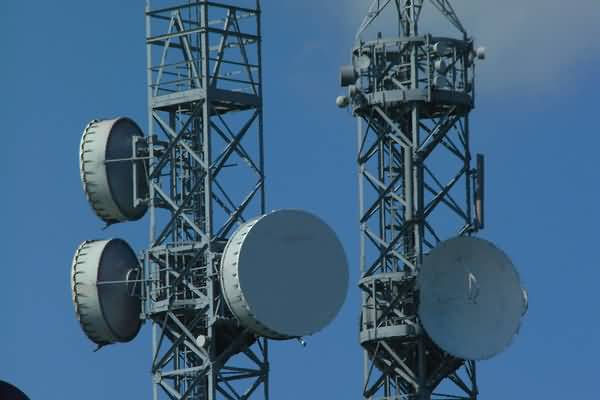
//> input picture deps/freeimage/TestAPI/exif.jpg, 600 x 400 px
$ ./phase_correlation ../../../../deps/freeimage/TestAPI/exif.jpg ../../../../deps/freeimage/TestAPI/sample.png   (built with g++ and OpenCV 4)
//> lines starting //> are read from the running program, lines starting //| are printed output that depends on the picture
/*
 * phase_correlation:
 * load 2 images and calculate phase correlation
 *
 * Author:
 * Nashruddin Amin (http://www.nasrudin.com)
 */

#include <stdio.h>
#include <cv.h>
#include <highgui.h>
#include <fftw3.h>

void phase_correlation( IplImage *ref, IplImage *tpl, IplImage *poc );

int main( int argc, char** argv )
{
	IplImage *tpl = 0;
	IplImage *ref = 0;
	IplImage *poc = 0;

	if( argc < 3 ) {
		fprintf( stderr, "Usage: phase_correlation <image1> <image2>\n" );
		return 1;
	}

	/* load reference image */
	ref = cvLoadImage( argv[1], CV_LOAD_IMAGE_GRAYSCALE );
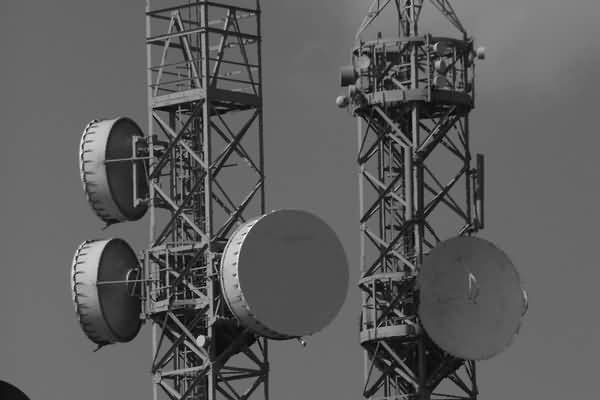
//> ref: 400 rows x 600 cols, CV_8UC1; min 0, max 255, mean 93.1

	/* always check */
	if( ref == 0 ) {
		fprintf( stderr, "Cannot load %s!\n", argv[1] );
		return 1;
	}

	/* load template image */
	tpl = cvLoadImage( argv[2], CV_LOAD_IMAGE_GRAYSCALE );
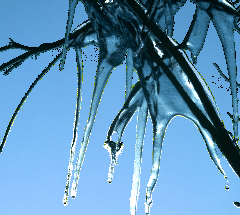
//> input picture deps/freeimage/TestAPI/sample.png, 240 x 215 px
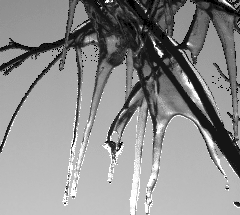
//> tpl: 215 rows x 240 cols, CV_8UC1; min 0, max 255, mean 141.3

	/* always check */
	if( tpl == 0 ) {
		fprintf( stderr, "Cannot load %s!\n", argv[2] );
		return 1;
	}

	/* both images' size should be equal */
	if( ( tpl->width != ref->width ) || ( tpl->height != ref->height ) ) {
		fprintf( stderr, "Both images must have equal width and height!\n" );
//> (the run ends here: the program exits with an error code, at `return 1;`)
